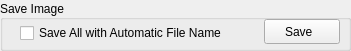
  <widget class="QGroupBox" name="boxSave">
   <property name="geometry">
    <rect>
     <x>410</x>
     <y>70</y>
     <width>351</width>
     <height>51</height>
    </rect>
   </property>
   <property name="title">
    <string>Save Image</string>
   </property>
   <property name="alignment">
    <set>Qt::AlignLeading|Qt::AlignLeft|Qt::AlignVCenter</set>
   </property>
   <property name="flat">
    <bool>false</bool>
   </property>
   <widget class="QWidget" name="horizontalLayoutWidget">
    <property name="geometry">
     <rect>
      <x>10</x>
      <y>20</y>
      <width>227</width>
      <height>26</height>
     </rect>
    </property>
    <layout class="QHBoxLayout" name="layoutSave">
     <property name="spacing">
      <number>0</number>
     </property>
     <item>
      <widget class="QCheckBox" name="chkSaveAll">
       <property name="enabled">
        <bool>true</bool>
       </property>
       <property name="sizePolicy">
        <sizepolicy hsizetype="Fixed" vsizetype="Fixed">
         <horstretch>0</horstretch>
         <verstretch>0</verstretch>
        </sizepolicy>
       </property>
       <property name="text">
        <string>Save All with Automatic File Name</string>
       </property>
      </widget>
     </item>
    </layout>
   </widget>
   <widget class="QPushButton" name="btnSave">
    <property name="geometry">
     <rect>
      <x>264</x>
      <y>19</y>
      <width>76</width>
      <height>25</height>
     </rect>
    </property>
    <property name="sizePolicy">
     <sizepolicy hsizetype="Fixed" vsizetype="Fixed">
      <horstretch>0</horstretch>
      <verstretch>0</verstretch>
     </sizepolicy>
    </property>
    <property name="maximumSize">
     <size>
      <width>16777215</width>
      <height>16777215</height>
     </size>
    </property>
    <property name="palette">
     <palette>
      <active>
       <colorrole role="Shadow">
        <brush brushstyle="SolidPattern">
         <color alpha="255">
          <red>20</red>
          <green>20</green>
          <blue>20</blue>
         </color>
        </brush>
       </colorrole>
      </active>
      <inactive>
       <colorrole role="Shadow">
        <brush brushstyle="SolidPattern">
         <color alpha="255">
          <red>20</red>
          <green>20</green>
          <blue>20</blue>
         </color>
        </brush>
       </colorrole>
      </inactive>
      <disabled>
       <colorrole role="Shadow">
        <brush brushstyle="SolidPattern">
         <color alpha="255">
          <red>20</red>
          <green>20</green>
          <blue>20</blue>
         </color>
        </brush>
       </colorrole>
      </disabled>
     </palette>
    </property>
    <property name="focusPolicy">
     <enum>Qt::NoFocus</enum>
    </property>
    <property name="text">
     <string>Save  </string>
    </property>
    <property name="icon">
     <iconset resource="../include/icons.qrc">
      <normaloff>:/icons/images/save.png</normaloff>:/icons/images/save.png</iconset>
    </property>
    <property name="iconSize">
     <size>
      <width>16</width>
      <height>16</height>
     </size>
    </property>
   </widget>
   <zorder>horizontalLayoutWidget</zorder>
   <zorder>btnSave</zorder>
   <zorder>gridLayoutWidget_5</zorder>
  </widget>
